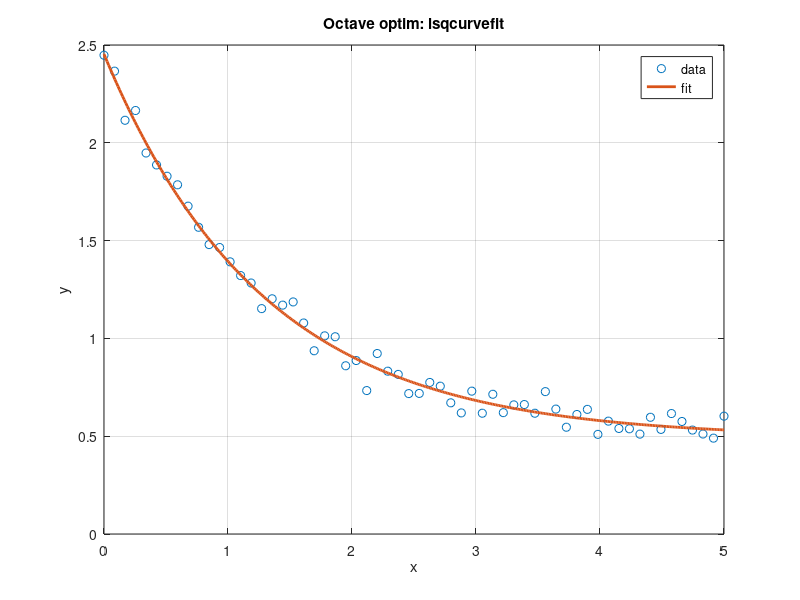

The MATLAB script that drew this image:
% ----- Octave: lsqcurvefit from the optim package -----
pkg load optim;                   % make sure the package is installed/loaded

x = linspace(0, 5, 60)'; rand("seed", 1);
true_params = [2, -0.8, 0.5];
y = true_params(1)*exp(true_params(2)*x) + true_params(3) + 0.05*randn(size(x));

model = @(p, x) p(1).*exp(p(2).*x) + p(3);
p0 = [1, -0.5, 0];
lb = [-Inf, -Inf, -Inf]; ub = [Inf, Inf, Inf];

[p_hat, ~, ~, ~, ~, ~, J] = lsqcurvefit(model, p0, x, y, lb, ub);
printf('Octave lsqcurvefit params = [%.4f  %.4f  %.4f]\n', p_hat);

% Optional: parameter covariance approximation
sigma2 = sum((y - model(p_hat, x)).^2) / (numel(y) - numel(p_hat));
covP = sigma2 * inv(J.'*J);
printf('Std. errors ~ [%g %g %g]\n', sqrt(diag(covP)));

% Plot
xx = linspace(min(x), max(x), 400)';
yy = model(p_hat, xx);
plot(x, y, 'o', xx, yy, '-', 'LineWidth', 2);
grid on; xlabel('x'); ylabel('y'); legend('data','fit');
title('Octave optim: lsqcurvefit');

